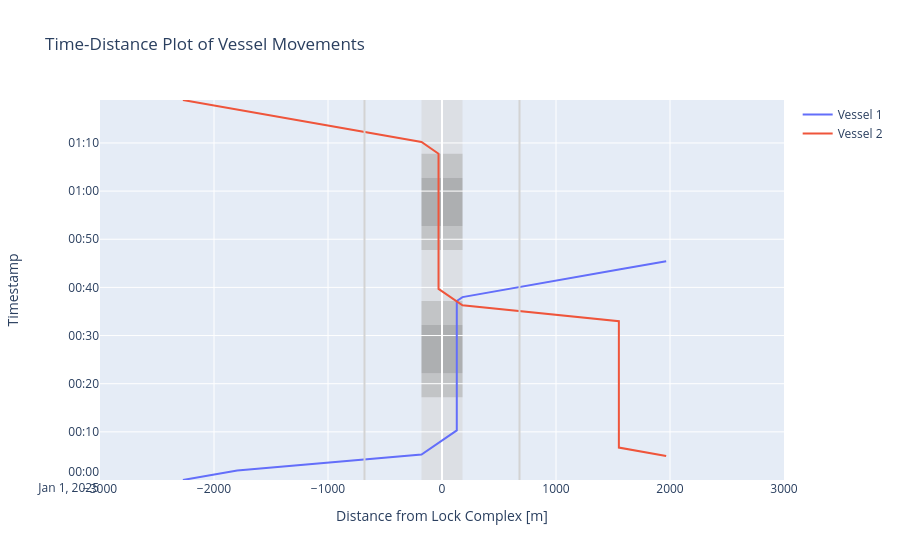

Notebook code for this chart:
### Code cell
# We can plot the time-distance diagram
lock_chamber.plot(xlimmin = -3000, 
                  xlimmax = 3000,
                  method = 'Plotly')

### Figure 1 — Plotly figure (JSON) as saved in the notebook; plotly's stock layout.template omitted (floating-point values rounded to 4 significant figures)
{"data": [{"mode": "lines", "name": "Vessel 1", "type": "scatter", "x": [-2273.0, -1796.0, -1796.0, -1796.0, -179.7, -179.7, 129.7, 129.7, 129.7, 129.7, 179.7, 179.7, 212.0, 212.0, 212.0, 220.0, 220.0, 1551.0, 1551.0, 1967.0], "y": ["2025-01-01T00:00:00", "2025-01-01T00:01:59.152925", "2025-01-01T00:01:59.152925", "2025-01-01T00:01:59.152925", "2025-01-01T00:05:16.849165", "2025-01-01T00:05:16.849165", "2025-01-01T00:10:17.643759", "2025-01-01T00:22:10.450423", "2025-01-01T00:32:10.450423", "2025-01-01T00:37:10.450423", "2025-01-01T00:37:59.046535", "2025-01-01T00:37:59.046535", "2025-01-01T00:38:07.262262", "2025-01-01T00:38:07.262262", "2025-01-01T00:38:07.262262", "2025-01-01T00:38:09.274900", "2025-01-01T00:38:09.274900", "2025-01-01T00:43:42.148077", "2025-01-01T00:43:42.148077", "2025-01-01T00:45:25.904273"]}, {"mode": "lines", "name": "Vessel 2", "type": "scatter", "x": [1967.0, 1551.0, 1551.0, 1551.0, 1551.0, 220.0, 220.0, 212.0, 212.0, 212.0, 179.7, 179.7, -30.4, -30.4, -30.4, -30.4, -179.7, -179.7, -1796.0, -1796.0, -1796.0, -2273.0], "y": ["2025-01-01T00:05:00", "2025-01-01T00:06:43.756196", "2025-01-01T00:06:43.756196", "2025-01-01T00:06:43.756196", "2025-01-01T00:32:59.541662", "2025-01-01T00:36:06.909605", "2025-01-01T00:36:06.909605", "2025-01-01T00:36:08.922243", "2025-01-01T00:36:08.922243", "2025-01-01T00:36:08.922243", "2025-01-01T00:36:17.137970", "2025-01-01T00:36:17.137970", "2025-01-01T00:39:40.740340", "2025-01-01T00:52:46.135256", "2025-01-01T01:02:46.135256", "2025-01-01T01:07:46.135256", "2025-01-01T01:10:11.923593", "2025-01-01T01:10:11.923593", "2025-01-01T01:16:56.023166", "2025-01-01T01:16:56.023166", "2025-01-01T01:16:56.023166", "2025-01-01T01:18:55.176090"]}], "layout": {"shapes": [{"fillcolor": "lightgrey", "layer": "below", "line": {"width": 0}, "name": "Lock Geometry", "opacity": 0.5, "type": "rect", "x0": -179.7, "x1": 179.7, "y0": "2025-01-01T00:00:00", "y1": "2025-01-01T01:18:55.176090"}, {"fillcolor": "darkgrey", "layer": "below", "line": {"width": 0}, "name": "Lock gate closing", "opacity": 0.5, "type": "rect", "x0": -179.7, "x1": 179.7, "y0": "2025-01-01T00:17:10.450423", "y1": "2025-01-01T00:22:10.450423"}, {"fillcolor": "grey", "layer": "below", "line": {"width": 0}, "name": "Lock chamber converting", "opacity": 0.5, "type": "rect", "x0": -179.7, "x1": 179.7, "y0": "2025-01-01T00:22:10.450423", "y1": "2025-01-01T00:32:10.450423"}, {"fillcolor": "darkgrey", "layer": "below", "line": {"width": 0}, "name": "Lock gate opening", "opacity": 0.5, "type": "rect", "x0": -179.7, "x1": 179.7, "y0": "2025-01-01T00:32:10.450423", "y1": "2025-01-01T00:37:10.450423"}, {"fillcolor": "darkgrey", "layer": "below", "line": {"width": 0}, "name": "Lock gate closing", "opacity": 0.5, "type": "rect", "x0": -179.7, "x1": 179.7, "y0": "2025-01-01T00:47:46.135256", "y1": "2025-01-01T00:52:46.135256"}, {"fillcolor": "grey", "layer": "below", "line": {"width": 0}, "name": "Lock chamber converting", "opacity": 0.5, "type": "rect", "x0": -179.7, "x1": 179.7, "y0": "2025-01-01T00:52:46.135256", "y1": "2025-01-01T01:02:46.135256"}, {"fillcolor": "darkgrey", "layer": "below", "line": {"width": 0}, "name": "Lock gate opening", "opacity": 0.5, "type": "rect", "x0": -179.7, "x1": 179.7, "y0": "2025-01-01T01:02:46.135256", "y1": "2025-01-01T01:07:46.135256"}, {"line": {"color": "lightgrey"}, "type": "line", "x0": -679.7, "x1": -679.7, "xref": "x", "y0": 0, "y1": 1, "yref": "y domain"}, {"line": {"color": "lightgrey"}, "type": "line", "x0": 679.7, "x1": 679.7, "xref": "x", "y0": 0, "y1": 1, "yref": "y domain"}], "showlegend": true, "title": {"text": "Time-Distance Plot of Vessel Movements"}, "xaxis": {"range": [-3000, 3000], "title": {"text": "Distance from Lock Complex [m]"}}, "yaxis": {"range": ["2025-01-01T00:00:00", "2025-01-01T01:18:55.176090"], "title": {"text": "Timestamp"}}}}
